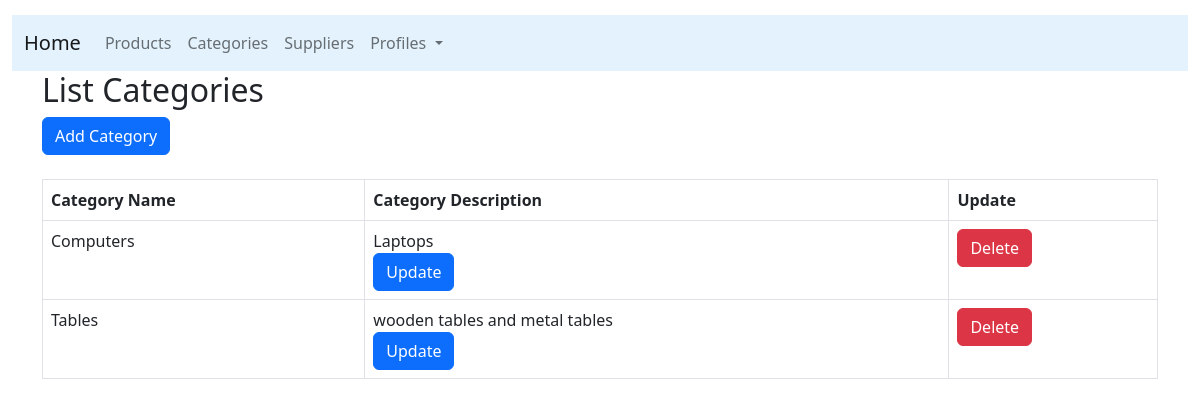
The page /list-category/ (signed in) on the database its author committed.
### products/models.py (models this page shows, shortened)
class Category(models.Model):
    category_name = models.CharField(max_length=100,db_index=True)
    category_slug = models.SlugField(max_length=110,db_index=True,unique=True)
    category_description = models.TextField()
    date_created = models.DateTimeField(auto_now_add=True)
    date_updated = models.DateTimeField(auto_now=True)
    class Meta:
        ordering = ('category_name',)
        verbose_name = 'Category'
        verbose_name_plural = 'Categories'

### products/views.py (the view)
# urls.py: path('list-category/',views.list_categories,name='list_categories'),
@login_required(login_url='/')
def list_categories(request):
    categories = Category.objects.all()
    return render(request, 'products/list_categories.html', {'categories': categories})

### products/templates/products/list_categories.html (shortened to what this page needs)
{% extends "products/base.html" %}
{% block content %}
<div class="container">
    <h2>List Categories</h2>
    <div>
        <a href="{% url 'products:add_category'%}" class="btn btn-primary">Add Category</a>
    <div>
    <br>
    <table class="table table-bordered">
        <thead>
            <tr>
                <th>Category Name</th>
                <th>Category Description</th>
                <th> Update </th>
            </tr>
        </thead>
        <tbody>
            {% for category in categories %}
                <tr>
                    <td>{{ category.category_name }}</td>
                    <td>{{ category.category_description }} <br>
                        <a href="{% url 'products:update_category' category.id %}" class="btn btn-primary">Update</a>
                    </td>
                    <td><a href="{% url 'products:delete_category' category.id %}" class="btn btn-danger">Delete</a></td>
                </tr>
            {% endfor %}
        </tbody>
    </table>
</div>
{% endblock %}

### rows shown on the page
Category: category_name "Computers", category_description "Laptops"
Category: category_name "Tables", category_description "wooden tables and metal tables"
